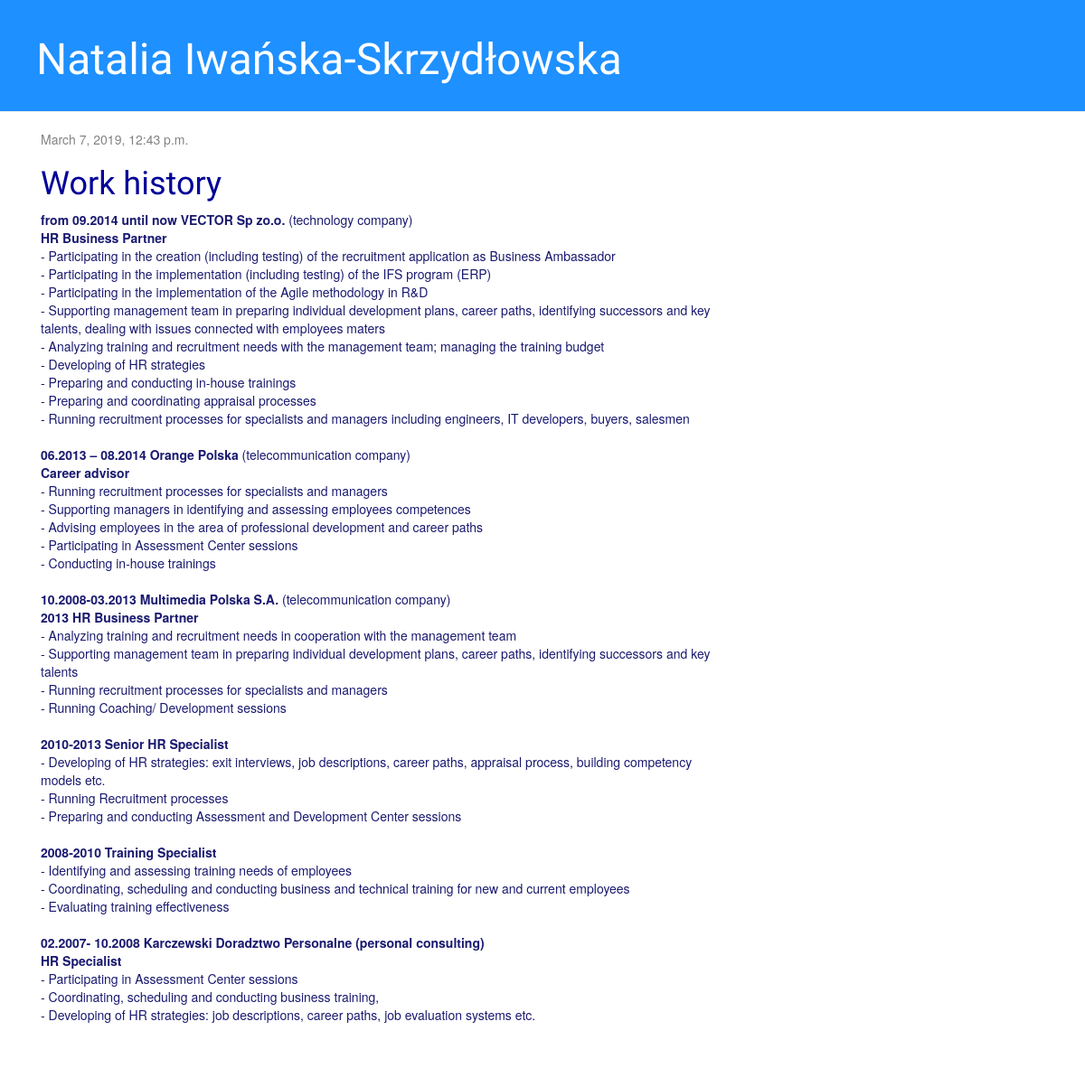
Page /post/6/ on the committed database.
### myfirstapp/models.py (models this page shows, shortened)
class Post(models.Model):
    author = models.ForeignKey('auth.User', on_delete=models.CASCADE)
    title = models.CharField(max_length=200)
    text = models.TextField()
    created_date = models.DateTimeField(
            default=timezone.now)
    published_date = models.DateTimeField(
            blank=True, null=True)

### myfirstapp/views.py (the view)
# urls.py: path('post/<int:pk>/', views.post_detail, name='post_detail'),
def post_detail(request, pk):
    post = get_object_or_404(Post, pk=pk)
    return render(request, 'myfirstapp/post_detail.html', {'post': post})

### myfirstapp/templates/myfirstapp/post_detail.html
{% extends 'myfirstapp/base.html' %}
{% block content %}
    <div class="post">
        {% if post.published_date %}
            <div class="date">
                {{ post.published_date }}
            </div>
        {% endif %}
        <h1>{{ post.title }}</h1>
        <p>{{ post.text|safe|linebreaksbr }}</p>
    </div>
{% endblock %}

### myfirstapp/static/css/kolor.css (style rules this page uses)
h1, h2, h3, h4 { font-family: 'Courgette', cursive; color: #000099; }
.date { color: #828282; }
.post { margin-bottom: 70px; }

### rows in the picture
Post: published_date "March 7, 2019, 12:43 p.m.", title "Work history", text "from 09.2014 until now VECTOR Sp zo.o. (technology company) HR Business Partner - Participating in the creation (including testing) of the recruitment application as Business Ambassador - Participating in the implementation (including testing) of the IFS program (ERP) - Participating in the implementation of the Agile methodology in R&D - Supporting management team in preparing individual development plans, career paths, identifying successors and key talents, dealing with issues connected with employees maters - Analyzing training and recruitment needs with the management team; managing the training budget - Developing of HR strategies - Preparing and conducting in-house trainings -…"
